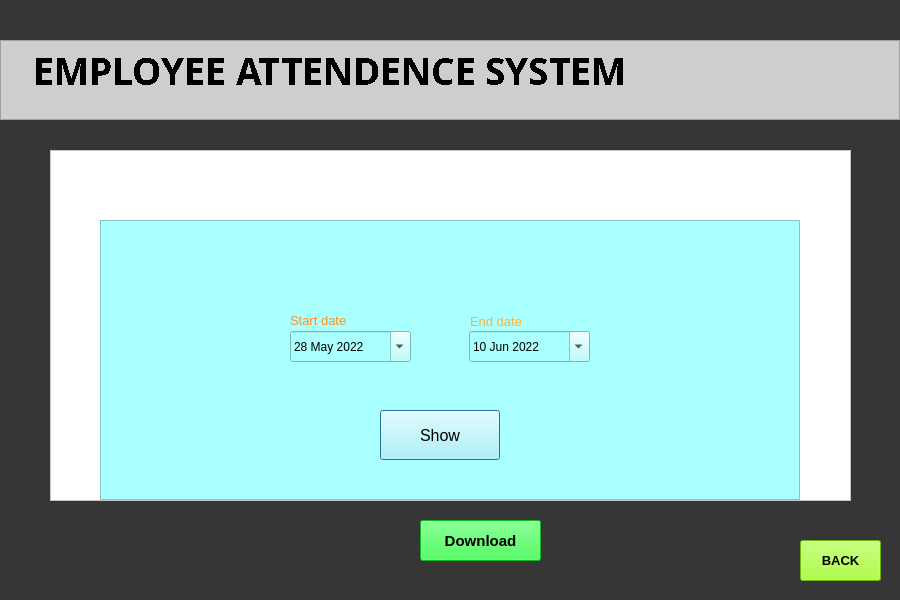
<?xml version="1.0" encoding="UTF-8"?>
<ui version="4.0">
 <class>Dialog</class>
 <widget class="QDialog" name="Dialog">
  <property name="enabled">
   <bool>true</bool>
  </property>
  <property name="geometry">
   <rect>
    <x>0</x>
    <y>0</y>
    <width>900</width>
    <height>600</height>
   </rect>
  </property>
  <property name="font">
   <font>
    <pointsize>10</pointsize>
   </font>
  </property>
  <property name="windowTitle">
   <string>Dialog</string>
  </property>
  <property name="styleSheet">
   <string notr="true">background-color: rgb(54, 54, 54);</string>
  </property>
  <widget class="QFrame" name="frame">
   <property name="geometry">
    <rect>
     <x>100</x>
     <y>220</y>
     <width>700</width>
     <height>280</height>
    </rect>
   </property>
   <property name="styleSheet">
    <string notr="true">background-color: rgb(170, 255, 255);</string>
   </property>
   <property name="frameShape">
    <enum>QFrame::StyledPanel</enum>
   </property>
   <property name="frameShadow">
    <enum>QFrame::Raised</enum>
   </property>
   <widget class="QPushButton" name="showbtn">
    <property name="geometry">
     <rect>
      <x>280</x>
      <y>190</y>
      <width>120</width>
      <height>50</height>
     </rect>
    </property>
    <property name="font">
     <font>
      <pointsize>12</pointsize>
     </font>
    </property>
    <property name="text">
     <string>Show</string>
    </property>
   </widget>
   <widget class="QLabel" name="invalid">
    <property name="geometry">
     <rect>
      <x>160</x>
      <y>150</y>
      <width>371</width>
      <height>21</height>
     </rect>
    </property>
    <property name="font">
     <font>
      <pointsize>10</pointsize>
     </font>
    </property>
    <property name="styleSheet">
     <string notr="true">color: rgb(255, 45, 8);</string>
    </property>
    <property name="text">
     <string/>
    </property>
   </widget>
   <widget class="QDateEdit" name="startdate">
    <property name="geometry">
     <rect>
      <x>190</x>
      <y>111</y>
      <width>121</width>
      <height>31</height>
     </rect>
    </property>
    <property name="dateTime">
     <datetime>
      <hour>0</hour>
      <minute>0</minute>
      <second>0</second>
      <year>2022</year>
      <month>5</month>
      <day>28</day>
     </datetime>
    </property>
    <property name="calendarPopup">
     <bool>true</bool>
    </property>
   </widget>
   <widget class="QDateEdit" name="enddate">
    <property name="geometry">
     <rect>
      <x>369</x>
      <y>111</y>
      <width>121</width>
      <height>31</height>
     </rect>
    </property>
    <property name="dateTime">
     <datetime>
      <hour>0</hour>
      <minute>0</minute>
      <second>0</second>
      <year>2022</year>
      <month>6</month>
      <day>10</day>
     </datetime>
    </property>
    <property name="calendarPopup">
     <bool>true</bool>
    </property>
   </widget>
   <widget class="QLabel" name="invalid_2">
    <property name="geometry">
     <rect>
      <x>190</x>
      <y>90</y>
      <width>111</width>
      <height>21</height>
     </rect>
    </property>
    <property name="font">
     <font>
      <pointsize>10</pointsize>
     </font>
    </property>
    <property name="styleSheet">
     <string notr="true">color: rgb(255, 45, 8);
color: rgb(255, 143, 30);</string>
    </property>
    <property name="text">
     <string>Start date</string>
    </property>
   </widget>
   <widget class="QLabel" name="invalid_3">
    <property name="geometry">
     <rect>
      <x>370</x>
      <y>91</y>
      <width>101</width>
      <height>20</height>
     </rect>
    </property>
    <property name="font">
     <font>
      <pointsize>10</pointsize>
     </font>
    </property>
    <property name="styleSheet">
     <string notr="true">color: rgb(255, 45, 8);
color: rgb(255, 178, 53);</string>
    </property>
    <property name="text">
     <string>End date</string>
    </property>
   </widget>
  </widget>
  <widget class="QPushButton" name="back_btn">
   <property name="geometry">
    <rect>
     <x>800</x>
     <y>540</y>
     <width>81</width>
     <height>41</height>
    </rect>
   </property>
   <property name="font">
    <font>
     <pointsize>10</pointsize>
     <weight>75</weight>
     <bold>true</bold>
    </font>
   </property>
   <property name="styleSheet">
    <string notr="true">background-color: rgb(153, 255, 20);</string>
   </property>
   <property name="text">
    <string>BACK</string>
   </property>
  </widget>
  <widget class="QPlainTextEdit" name="plainTextEdit_2">
   <property name="enabled">
    <bool>true</bool>
   </property>
   <property name="geometry">
    <rect>
     <x>0</x>
     <y>40</y>
     <width>900</width>
     <height>80</height>
    </rect>
   </property>
   <property name="sizePolicy">
    <sizepolicy hsizetype="Fixed" vsizetype="Fixed">
     <horstretch>0</horstretch>
     <verstretch>0</verstretch>
    </sizepolicy>
   </property>
   <property name="font">
    <font>
     <family>Bell MT</family>
     <pointsize>28</pointsize>
     <weight>75</weight>
     <italic>false</italic>
     <bold>true</bold>
     <underline>false</underline>
     <stylestrategy>NoAntialias</stylestrategy>
     <kerning>true</kerning>
    </font>
   </property>
   <property name="acceptDrops">
    <bool>true</bool>
   </property>
   <property name="layoutDirection">
    <enum>Qt::LeftToRight</enum>
   </property>
   <property name="styleSheet">
    <string notr="true">background-color: rgb(206, 206, 206);</string>
   </property>
   <property name="inputMethodHints">
    <set>Qt::ImhNone</set>
   </property>
   <property name="lineWidth">
    <number>1</number>
   </property>
   <property name="verticalScrollBarPolicy">
    <enum>Qt::ScrollBarAlwaysOff</enum>
   </property>
   <property name="horizontalScrollBarPolicy">
    <enum>Qt::ScrollBarAlwaysOff</enum>
   </property>
   <property name="sizeAdjustPolicy">
    <enum>QAbstractScrollArea::AdjustToContents</enum>
   </property>
   <property name="undoRedoEnabled">
    <bool>false</bool>
   </property>
   <property name="lineWrapMode">
    <enum>QPlainTextEdit::NoWrap</enum>
   </property>
   <property name="plainText">
    <string>   EMPLOYEE ATTENDENCE SYSTEM
</string>
   </property>
   <property name="textInteractionFlags">
    <set>Qt::NoTextInteraction</set>
   </property>
   <property name="centerOnScroll">
    <bool>false</bool>
   </property>
   <property name="placeholderText">
    <string/>
   </property>
  </widget>
  <widget class="QTableWidget" name="table">
   <property name="geometry">
    <rect>
     <x>50</x>
     <y>150</y>
     <width>801</width>
     <height>351</height>
    </rect>
   </property>
   <property name="styleSheet">
    <string notr="true">background-color: rgb(255, 255, 255);</string>
   </property>
   <property name="inputMethodHints">
    <set>Qt::ImhNoEditMenu</set>
   </property>
   <property name="verticalScrollBarPolicy">
    <enum>Qt::ScrollBarAsNeeded</enum>
   </property>
   <property name="editTriggers">
    <set>QAbstractItemView::NoEditTriggers</set>
   </property>
   <property name="selectionMode">
    <enum>QAbstractItemView::NoSelection</enum>
   </property>
   <property name="verticalScrollMode">
    <enum>QAbstractItemView::ScrollPerPixel</enum>
   </property>
   <property name="horizontalScrollMode">
    <enum>QAbstractItemView::ScrollPerPixel</enum>
   </property>
  </widget>
  <widget class="QPushButton" name="downloadbtn">
   <property name="geometry">
    <rect>
     <x>420</x>
     <y>520</y>
     <width>121</width>
     <height>41</height>
    </rect>
   </property>
   <property name="font">
    <font>
     <pointsize>11</pointsize>
     <weight>75</weight>
     <bold>true</bold>
    </font>
   </property>
   <property name="styleSheet">
    <string notr="true">background-color: rgb(21, 255, 48);</string>
   </property>
   <property name="text">
    <string>Download</string>
   </property>
  </widget>
  <zorder>table</zorder>
  <zorder>plainTextEdit_2</zorder>
  <zorder>back_btn</zorder>
  <zorder>frame</zorder>
  <zorder>downloadbtn</zorder>
 </widget>
 <resources/>
 <connections/>
</ui>
